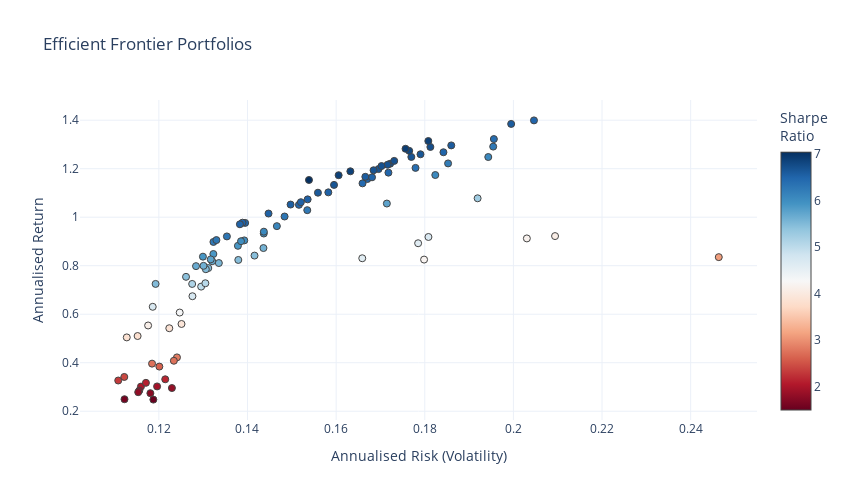

Write notebook code for a chart like this one.
### Code cell
#-- Create random portfolio weights and indexes
#- How many assests in the portfolio
n_assets = 4

mean_variance_pairs = []
weights_list=[]
tickers_list=[]

for i in tqdm(range(10000)):
    next_i = False
    while True:
        #- Choose assets randomly without replacement
        assets = np.random.choice(list(e_daily_returns.columns), n_assets, replace=False)
        #- Choose weights randomly ensuring they sum to one
        weights = np.random.rand(n_assets)
        weights = weights/sum(weights)

        #-- Loop over asset pairs and compute portfolio return and variance
        portfolio_E_Variance = 0
        portfolio_E_Return = 0
        for i in range(len(assets)):
            portfolio_E_Return += weights[i] * mus.loc[assets[i]]
            for j in range(len(assets)):
                portfolio_E_Variance += weights[i] * weights[j] * cov.loc[assets[i], assets[j]]

        #-- Skip over dominated portfolios
        for R,V in mean_variance_pairs:
            if (R > portfolio_E_Return) & (V < portfolio_E_Variance):
                next_i = True
                break
        if next_i:
            break

        #-- Add the mean/variance pairs to a list for plotting
        mean_variance_pairs.append([portfolio_E_Return, portfolio_E_Variance])
        weights_list.append(weights)
        tickers_list.append(assets)
        break

print (len(mean_variance_pairs))

import pandas as pd
import numpy as np
import plotly.graph_objects as go

# Convert the list from before into an array for easy plotting
mean_variance_pairs = np.array(mean_variance_pairs)

risk_free_rate = 0.07

# Create lists to store portfolio information
stocks_in_portfolios = []
weights_in_portfolios = []
portfolio_names = []  # List to store portfolio names

# Iterate through each portfolio
for i in range(len(tickers_list)):
    # Extract stocks and their weightage for the portfolio
    assets = tickers_list[i]
    weights = weights_list[i]
    
    # Append to the lists
    stocks_in_portfolios.append(", ".join([asset.split(":")[0] for asset in assets]))  # Extracting only the stock names
    weights_in_portfolios.append(", ".join([f"{weight:.2f}" for weight in weights]))  # Extracting only the weights
    portfolio_names.append(f'Portfolio {i+1}')  # Assigning portfolio names

# Create DataFrame from the collected portfolio data
portfolio_df = pd.DataFrame({'Portfolio Name': portfolio_names,
                             'Stocks': stocks_in_portfolios,
                             'Weights': weights_in_portfolios})

# Print portfolio information
print(portfolio_df)

# Create the figure
fig = go.Figure()
fig.add_trace(go.Scatter(x=mean_variance_pairs[:,1]**0.5, y=mean_variance_pairs[:,0], 
                      marker=dict(color=(mean_variance_pairs[:,0]-risk_free_rate)/(mean_variance_pairs[:,1]**0.5), 
                                  showscale=True, 
                                  size=7,
                                  line=dict(width=1),
                                  colorscale="RdBu",
                                  colorbar=dict(title="Sharpe<br>Ratio")
                                 ), 
                      mode='markers',
                      text=[f"{portfolio_names[i]}<br>{str(np.array(tickers_list[i]))}<br>{str(np.array(weights_list[i]).round(2))}" for i in range(len(tickers_list))]))  # Add portfolio names to text
fig.update_layout(template='plotly_white',
                  xaxis=dict(title='Annualised Risk (Volatility)'),
                  yaxis=dict(title='Annualised Return'),
                  title='Efficient Frontier Portfolios',
                  width=850,
                  height=500)
fig.update_xaxes(range=[0.18, 0.35])
fig.update_yaxes(range=[0.05,0.29])
fig.update_layout(coloraxis_colorbar=dict(title="Sharpe Ratio"))

# Show the figure
fig.show()

### Figure 1 — Plotly figure (JSON) as saved in the notebook; plotly's stock layout.template omitted (floating-point values rounded to 4 significant figures)
{"data": [{"marker": {"color": [5.549, 4.736, 3.107, 4.15, 2.837, 4.2, 4.069, 4.692, 4.609, 5.753, 1.497, 4.586, 5.465, 3.915, 5.59, 6.287, 5.252, 1.731, 6.217, 6.665, 1.835, 5.67, 6.248, 4.97, 5.451, 5.135, 6.248, 6.005, 6.092, 2.155, 6.51, 2.615, 1.997, 1.599, 6.535, 6.59, 6.524, 1.861, 6.53, 6.057, 2.74, 6.053, 6.5, 4.305, 5.991, 6.483, 5.883, 6.511, 1.943, 3.86, 6.583, 2.11, 6.655, 5.891, 6.062, 6.37, 5.492, 6.682, 5.999, 6.471, 5.491, 6.614, 6.56, 1.808, 6.503, 6.524, 2.754, 6.258, 6.286, 6.445, 6.495, 5.04, 6.714, 3.852, 6.68, 6.729, 5.479, 5.608, 6.534, 7.042, 6.644, 6.593, 5.74, 3.82, 6.514, 6.284, 5.424, 6.858, 6.881, 4.726, 6.671, 2.316, 5.672, 6.659, 6.819, 6.9, 4.113, 6.871, 6.402, 5.905, 2.418, 6.702], "colorbar": {"title": {"text": "Sharpe<br>Ratio"}}, "colorscale": [[0, "rgb(103,0,31)"], [0.1, "rgb(178,24,43)"], [0.2, "rgb(214,96,77)"], [0.3, "rgb(244,165,130)"], [0.4, "rgb(253,219,199)"], [0.5, "rgb(247,247,247)"], [0.6, "rgb(209,229,240)"], [0.7, "rgb(146,197,222)"], [0.8, "rgb(67,147,195)"], [0.9, "rgb(33,102,172)"], [1, "rgb(5,48,97)"]], "line": {"width": 1}, "showscale": true, "size": 7}, "mode": "markers", "text": ["Portfolio 1<br>['ICICIBANK.NS' 'HEROMOTOCO.NS' 'BAJAJ-AUTO.NS' 'DRREDDY.NS']<br>[0.25 0.3  0.21 0.24]", "Portfolio 2<br>['BAJFINANCE.NS' 'BAJAJ-AUTO.NS' 'INFY.NS' 'ICICIBANK.NS']<br>[0.23 0.32 0.05 0.4 ]", "Portfolio 3<br>['LICI.NS' 'GAIL.NS' 'BANKBARODA.NS' 'GRASIM.NS']<br>[0.05 0.68 0.27 0.  ]", "Portfolio 4<br>['MUTHOOTFIN.NS' 'GAIL.NS' 'ONGC.NS' 'COALINDIA.NS']<br>[0.24 0.29 0.28 0.19]", "Portfolio 5<br>['MUTHOOTFIN.NS' 'DRREDDY.NS' 'ICICIBANK.NS' 'BANKBARODA.NS']<br>[0.26 0.16 0.49 0.1 ]", "Portfolio 6<br>['DRREDDY.NS' 'BANKBARODA.NS' 'COALINDIA.NS' 'GAIL.NS']<br>[0.28 0.19 0.29 0.23]", "Portfolio 7<br>['COALINDIA.NS' 'LICI.NS' 'MUTHOOTFIN.NS' 'GAIL.NS']<br>[0.25 0.22 0.19 0.34]", "Portfolio 8<br>['ONGC.NS' 'COALINDIA.NS' 'DRREDDY.NS' 'HCLTECH.NS']<br>[0.2  0.43 0.1  0.27]", "Portfolio 9<br>['TATASTEEL.NS' 'BAJAJ-AUTO.NS' 'HEROMOTOCO.NS' 'BAJFINANCE.NS']<br>[0.47 0.13 0.36 0.04]", "Portfolio 10<br>['HEROMOTOCO.NS' 'BAJAJ-AUTO.NS' 'ITC.NS' 'LICI.NS']<br>[0.43 0.27 0.1  0.19]", "Portfolio 11<br>['ITC.NS' 'DRREDDY.NS' 'INFY.NS' 'ICICIBANK.NS']<br>[0.34 0.33 0.19 0.14]", "Portfolio 12<br>['DRREDDY.NS' 'HCLTECH.NS' 'HEROMOTOCO.NS' 'ONGC.NS']<br>[0.03 0.4  0.48 0.09]", "Portfolio 13<br>['HCLTECH.NS' 'ONGC.NS' 'BAJAJ-AUTO.NS' 'GRASIM.NS']<br>[0.31 0.24 0.22 0.23]", "Portfolio 14<br>['ICICIBANK.NS' 'TATASTEEL.NS' 'BAJAJ-AUTO.NS' 'ITC.NS']<br>[0.28 0.24 0.19 0.3 ]", "Portfolio 15<br>['HCLTECH.NS' 'ONGC.NS' 'BAJAJ-AUTO.NS' 'GRASIM.NS']<br>[0.09 0.14 0.32 0.45]", "Portfolio 16<br>['BAJAJ-AUTO.NS' 'GAIL.NS' 'ICICIBANK.NS' 'COALINDIA.NS']<br>[0.47 0.18 0.31 0.03]", "Portfolio 17<br>['BAJAJ-AUTO.NS' 'BANKBARODA.NS' 'TATASTEEL.NS' 'COALINDIA.NS']<br>[0.42 0.5  0.01 0.06]", "Portfolio 18<br>['ICICIBANK.NS' 'WIPRO.NS' 'EICHERMOT.NS' 'ITC.NS']<br>[0.36 0.2  0.11 0.33]", "Portfolio 19<br>['HEROMOTOCO.NS' 'HCLTECH.NS' 'VEDL.NS' 'BAJAJ-AUTO.NS']<br>[0.41 0.03 0.07 0.5 ]", "Portfolio 20<br>['BAJAJ-AUTO.NS' 'COALINDIA.NS' 'MUTHOOTFIN.NS' 'ITC.NS']<br>[0.46 0.23 0.2  0.11]", "Portfolio 21<br>['ONGC.NS' 'BAJFINANCE.NS' 'ITC.NS' 'ICICIBANK.NS']<br>[0.09 0.15 0.44 0.33]", "Portfolio 22<br>['BAJAJ-AUTO.NS' 'DRREDDY.NS' 'HCLTECH.NS' 'ONGC.NS']<br>[0.29 0.34 0.23 0.15]", "Portfolio 23<br>['LICI.NS' 'COALINDIA.NS' 'ONGC.NS' 'BAJAJ-AUTO.NS']<br>[0.02 0.53 0.14 0.31]", "Portfolio 24<br>['BAJAJ-AUTO.NS' 'INFY.NS' 'GRASIM.NS' 'ICICIBANK.NS']<br>[0.32 0.06 0.27 0.35]", "Portfolio 25<br>['LTIM.NS' 'BAJAJ-AUTO.NS' 'LICI.NS' 'ICICIBANK.NS']<br>[0.12 0.38 0.22 0.27]", "Portfolio 26<br>['DRREDDY.NS' 'GRASIM.NS' 'BAJAJ-AUTO.NS' 'HCLTECH.NS']<br>[0.25 0.29 0.26 0.21]", "Portfolio 27<br>['GAIL.NS' 'BAJAJ-AUTO.NS' 'HEROMOTOCO.NS' 'DRREDDY.NS']<br>[0.11 0.36 0.27 0.27]", "Portfolio 28<br>['GAIL.NS' 'BAJAJ-AUTO.NS' 'BAJFINANCE.NS' 'DRREDDY.NS']<br>[0.19 0.41 0.11 0.3 ]", "Portfolio 29<br>['BAJAJ-AUTO.NS' 'BANKBARODA.NS' 'DRREDDY.NS' 'ONGC.NS']<br>[0.32 0.16 0.21 0.31]", "Portfolio 30<br>['ICICIBANK.NS' 'DRREDDY.NS' 'TATASTEEL.NS' 'INFY.NS']<br>[0.32 0.24 0.2  0.24]", "Portfolio 31<br>['HEROMOTOCO.NS' 'LICI.NS' 'BAJFINANCE.NS' 'BAJAJ-AUTO.NS']<br>[0.15 0.11 0.18 0.56]", "Portfolio 32<br>['BAJFINANCE.NS' 'HCLTECH.NS' 'GRASIM.NS' 'ICICIBANK.NS']<br>[0.26 0.3  0.11 0.33]", "Portfolio 33<br>['DRREDDY.NS' 'ICICIBANK.NS' 'INFY.NS' 'MUTHOOTFIN.NS']<br>[0.22 0.42 0.24 0.11]", "Portfolio 34<br>['ICICIBANK.NS' 'ITC.NS' 'INFY.NS' 'DRREDDY.NS']<br>[0.38 0.38 0.05 0.19]", "Portfolio 35<br>['HEROMOTOCO.NS' 'GRASIM.NS' 'BAJAJ-AUTO.NS' 'COALINDIA.NS']<br>[0.23 0.28 0.29 0.19]", "Portfolio 36<br>['COALINDIA.NS' 'LICI.NS' 'BAJAJ-AUTO.NS' 'TATASTEEL.NS']<br>[0.06 0.04 0.8  0.1 ]", "Portfolio 37<br>['INFY.NS' 'BAJAJ-AUTO.NS' 'ONGC.NS' 'HEROMOTOCO.NS']<br>[0.15 0.46 0.22 0.17]", "Portfolio 38<br>['ICICIBANK.NS' 'ITC.NS' 'HEROMOTOCO.NS' 'DRREDDY.NS']<br>[0.63 0.17 0.01 0.2 ]", "Portfolio 39<br>['COALINDIA.NS' 'BAJAJ-AUTO.NS' 'GRASIM.NS' 'ICICIBANK.NS']<br>[0.28 0.34 0.21 0.17]", "Portfolio 40<br>['BAJAJ-AUTO.NS' 'DRREDDY.NS' 'ITC.NS' 'HCLTECH.NS']<br>[0.49 0.26 0.09 0.15]", "Portfolio 41<br>['TATASTEEL.NS' 'ITC.NS' 'HCLTECH.NS' 'ICICIBANK.NS']<br>[0.3  0.23 0.2  0.27]", "Portfolio 42<br>['TATASTEEL.NS' 'BAJAJ-AUTO.NS' 'ITC.NS' 'BANKBARODA.NS']<br>[0.28 0.62 0.02 0.08]", "Portfolio 43<br>['BAJAJ-AUTO.NS' 'ICICIBANK.NS' 'BAJFINANCE.NS' 'COALINDIA.NS']<br>[0.35 0.2  0.18 0.26]", "Portfolio 44<br>['BAJAJ-AUTO.NS' 'ICICIBANK.NS' 'WIPRO.NS' 'GRASIM.NS']<br>[0.21 0.28 0.24 0.27]", "Portfolio 45<br>['BAJAJ-AUTO.NS' 'EICHERMOT.NS' 'COALINDIA.NS' 'ICICIBANK.NS']<br>[0.27 0.03 0.29 0.41]", "Portfolio 46<br>['BAJAJ-AUTO.NS' 'WIPRO.NS' 'ONGC.NS' 'TATASTEEL.NS']<br>[0.57 0.04 0.21 0.18]", "Portfolio 47<br>['COALINDIA.NS' 'BAJAJ-AUTO.NS' 'ICICIBANK.NS' 'ITC.NS']<br>[0.24 0.3  0.15 0.31]", "Portfolio 48<br>['BAJAJ-AUTO.NS' 'MUTHOOTFIN.NS' 'LICI.NS' 'COALINDIA.NS']<br>[0.41 0.23 0.12 0.24]", "Portfolio 49<br>['INFY.NS' 'DRREDDY.NS' 'EICHERMOT.NS' 'ICICIBANK.NS']<br>[0.2  0.23 0.25 0.32]", "Portfolio 50<br>['ICICIBANK.NS' 'HEROMOTOCO.NS' 'MUTHOOTFIN.NS' 'DRREDDY.NS']<br>[0.34 0.25 0.1  0.32]", "Portfolio 51<br>['LICI.NS' 'HEROMOTOCO.NS' 'BAJAJ-AUTO.NS' 'ONGC.NS']<br>[0.1  0.24 0.36 0.31]", "Portfolio 52<br>['WIPRO.NS' 'ICICIBANK.NS' 'ITC.NS' 'DRREDDY.NS']<br>[0.14 0.36 0.1  0.4 ]", "Portfolio 53<br>['HEROMOTOCO.NS' 'TATASTEEL.NS' 'ONGC.NS' 'BAJAJ-AUTO.NS']<br>[0.26 0.06 0.26 0.42]", "Portfolio 54<br>['ICICIBANK.NS' 'GAIL.NS' 'BAJAJ-AUTO.NS' 'HEROMOTOCO.NS']<br>[0.38 0.15 0.3  0.17]", "Portfolio 55<br>['VEDL.NS' 'BAJAJ-AUTO.NS' 'HEROMOTOCO.NS' 'EICHERMOT.NS']<br>[0.03 0.45 0.51 0.01]", "Portfolio 56<br>['HEROMOTOCO.NS' 'BAJAJ-AUTO.NS' 'ONGC.NS' 'INFY.NS']<br>[0.36 0.51 0.03 0.1 ]", "Portfolio 57<br>['LICI.NS' 'WIPRO.NS' 'ICICIBANK.NS' 'BAJAJ-AUTO.NS']<br>[0.07 0.24 0.32 0.37]", "Portfolio 58<br>['DRREDDY.NS' 'BAJAJ-AUTO.NS' 'COALINDIA.NS' 'EICHERMOT.NS']<br>[0.21 0.67 0.1  0.02]", "Portfolio 59<br>['GRASIM.NS' 'COALINDIA.NS' 'BAJAJ-AUTO.NS' 'HCLTECH.NS']<br>[0.35 0.19 0.25 0.2 ]", "Portfolio 60<br>['BAJAJ-AUTO.NS' 'HEROMOTOCO.NS' 'COALINDIA.NS' 'DRREDDY.NS']<br>[0.24 0.2  0.29 0.27]", "Portfolio 61<br>['ONGC.NS' 'DRREDDY.NS' 'BAJAJ-AUTO.NS' 'ICICIBANK.NS']<br>[0.09 0.31 0.29 0.31]", "Portfolio 62<br>['ITC.NS' 'MUTHOOTFIN.NS' 'COALINDIA.NS' 'BAJAJ-AUTO.NS']<br>[0.16 0.14 0.3  0.4 ]", "Portfolio 63<br>['WIPRO.NS' 'BAJFINANCE.NS' 'COALINDIA.NS' 'BAJAJ-AUTO.NS']<br>[0.2  0.13 0.29 0.37]", "Portfolio 64<br>['GRASIM.NS' 'DRREDDY.NS' 'ITC.NS' 'ICICIBANK.NS']<br>[0.13 0.17 0.4  0.3 ]", "Portfolio 65<br>['BAJAJ-AUTO.NS' 'HEROMOTOCO.NS' 'MUTHOOTFIN.NS' 'GAIL.NS']<br>[0.51 0.37 0.05 0.07]", "Portfolio 66<br>['HCLTECH.NS' 'HEROMOTOCO.NS' 'COALINDIA.NS' 'BAJAJ-AUTO.NS']<br>[0.34 0.14 0.24 0.28]", "Portfolio 67<br>['HCLTECH.NS' 'ICICIBANK.NS' 'DRREDDY.NS' 'EICHERMOT.NS']<br>[0.26 0.23 0.38 0.13]", "Portfolio 68<br>['ICICIBANK.NS' 'HCLTECH.NS' 'BAJAJ-AUTO.NS' 'COALINDIA.NS']<br>[0.38 0.09 0.28 0.25]", "Portfolio 69<br>['ITC.NS' 'HCLTECH.NS' 'ONGC.NS' 'BAJAJ-AUTO.NS']<br>[0.2  0.25 0.13 0.42]", "Portfolio 70<br>['BAJAJ-AUTO.NS' 'WIPRO.NS' 'COALINDIA.NS' 'DRREDDY.NS']<br>[0.34 0.12 0.42 0.11]", "Portfolio 71<br>['BAJFINANCE.NS' 'GRASIM.NS' 'GAIL.NS' 'BAJAJ-AUTO.NS']<br>[0.01 0.03 0.1  0.85]", "Portfolio 72<br>['GRASIM.NS' 'ICICIBANK.NS' 'MUTHOOTFIN.NS' 'BAJAJ-AUTO.NS']<br>[0.18 0.43 0.07 0.32]", "Portfolio 73<br>['WIPRO.NS' 'ONGC.NS' 'BAJAJ-AUTO.NS' 'BAJFINANCE.NS']<br>[0.01 0.22 0.65 0.12]", "Portfolio 74<br>['BAJAJ-AUTO.NS' 'MUTHOOTFIN.NS' 'ICICIBANK.NS' 'DRREDDY.NS']<br>[0.13 0.12 0.5  0.25]", "Portfolio 75<br>['BAJAJ-AUTO.NS' 'WIPRO.NS' 'COALINDIA.NS' 'LICI.NS']<br>[0.51 0.08 0.18 0.23]", "Portfolio 76<br>['COALINDIA.NS' 'BAJAJ-AUTO.NS' 'LICI.NS' 'BANKBARODA.NS']<br>[0.4  0.43 0.07 0.1 ]", "Portfolio 77<br>['ICICIBANK.NS' 'BAJAJ-AUTO.NS' 'GRASIM.NS' 'COALINDIA.NS']<br>[0.3  0.24 0.31 0.16]", "Portfolio 78<br>['HEROMOTOCO.NS' 'BAJAJ-AUTO.NS' 'HCLTECH.NS' 'ICICIBANK.NS']<br>[0.04 0.37 0.12 0.46]", "Portfolio 79<br>['BAJAJ-AUTO.NS' 'COALINDIA.NS' 'ICICIBANK.NS' 'DRREDDY.NS']<br>[0.48 0.09 0.26 0.17]", "Portfolio 80<br>['ITC.NS' 'BAJAJ-AUTO.NS' 'COALINDIA.NS' 'HCLTECH.NS']<br>[0.09 0.47 0.25 0.18]", "Portfolio 81<br>['BAJAJ-AUTO.NS' 'COALINDIA.NS' 'ICICIBANK.NS' 'HEROMOTOCO.NS']<br>[0.29 0.32 0.02 0.37]", "Portfolio 82<br>['BAJAJ-AUTO.NS' 'COALINDIA.NS' 'LICI.NS' 'MUTHOOTFIN.NS']<br>[0.4  0.44 0.15 0.01]", "Portfolio 83<br>['HCLTECH.NS' 'ICICIBANK.NS' 'BAJAJ-AUTO.NS' 'EICHERMOT.NS']<br>[0.34 0.27 0.38 0.02]", "Portfolio 84<br>['ICICIBANK.NS' 'HCLTECH.NS' 'ITC.NS' 'HEROMOTOCO.NS']<br>[0.32 0.24 0.2  0.24]", "Portfolio 85<br>['COALINDIA.NS' 'BAJAJ-AUTO.NS' 'ICICIBANK.NS' 'DRREDDY.NS']<br>[0.11 0.47 0.31 0.11]", "Portfolio 86<br>['BAJAJ-AUTO.NS' 'WIPRO.NS' 'ICICIBANK.NS' 'COALINDIA.NS']<br>[0.36 0.09 0.37 0.18]", "Portfolio 87<br>['BAJFINANCE.NS' 'ICICIBANK.NS' 'BAJAJ-AUTO.NS' 'COALINDIA.NS']<br>[0.2  0.38 0.22 0.2 ]", "Portfolio 88<br>['ONGC.NS' 'COALINDIA.NS' 'BAJAJ-AUTO.NS' 'BAJFINANCE.NS']<br>[0.02 0.18 0.57 0.22]", "Portfolio 89<br>['BAJAJ-AUTO.NS' 'BANKBARODA.NS' 'GRASIM.NS' 'COALINDIA.NS']<br>[0.65 0.16 0.03 0.16]", "Portfolio 90<br>['BAJAJ-AUTO.NS' 'HCLTECH.NS' 'GRASIM.NS' 'ICICIBANK.NS']<br>[0.2  0.33 0.11 0.35]", "Portfolio 91<br>['MUTHOOTFIN.NS' 'GRASIM.NS' 'BAJAJ-AUTO.NS' 'COALINDIA.NS']<br>[0.22 0.08 0.55 0.15]", "Portfolio 92<br>['HCLTECH.NS' 'ICICIBANK.NS' 'ITC.NS' 'BAJFINANCE.NS']<br>[0.28 0.33 0.26 0.13]", "Portfolio 93<br>['ONGC.NS' 'DRREDDY.NS' 'BAJAJ-AUTO.NS' 'ITC.NS']<br>[0.19 0.3  0.32 0.2 ]", "Portfolio 94<br>['BAJAJ-AUTO.NS' 'TATASTEEL.NS' 'COALINDIA.NS' 'HCLTECH.NS']<br>[0.69 0.07 0.04 0.19]", "Portfolio 95<br>['GRASIM.NS' 'BAJAJ-AUTO.NS' 'ICICIBANK.NS' 'COALINDIA.NS']<br>[0.   0.45 0.11 0.44]", "Portfolio 96<br>['BAJAJ-AUTO.NS' 'COALINDIA.NS' 'HEROMOTOCO.NS' 'LICI.NS']<br>[0.35 0.32 0.27 0.06]", "Portfolio 97<br>['HCLTECH.NS' 'ICICIBANK.NS' 'GRASIM.NS' 'BAJAJ-AUTO.NS']<br>[0.17 0.45 0.22 0.16]", "Portfolio 98<br>['COALINDIA.NS' 'GRASIM.NS' 'BAJAJ-AUTO.NS' 'HEROMOTOCO.NS']<br>[0.12 0.24 0.49 0.15]", "Portfolio 99<br>['HEROMOTOCO.NS' 'BAJAJ-AUTO.NS' 'BANKBARODA.NS' 'MUTHOOTFIN.NS']<br>[0.03 0.75 0.2  0.01]", "Portfolio 100<br>['ONGC.NS' 'HCLTECH.NS' 'BAJAJ-AUTO.NS' 'ITC.NS']<br>[0.25 0.21 0.3  0.24]", "Portfolio 101<br>['ICICIBANK.NS' 'DRREDDY.NS' 'HCLTECH.NS' 'WIPRO.NS']<br>[0.5  0.34 0.11 0.05]", "Portfolio 102<br>['BAJAJ-AUTO.NS' 'ONGC.NS' 'LICI.NS' 'HEROMOTOCO.NS']<br>[0.42 0.18 0.1  0.3 ]"], "type": "scatter", "x": [0.1335, 0.1276, 0.2463, 0.203, 0.1241, 0.1798, 0.2094, 0.1808, 0.1785, 0.1715, 0.1188, 0.1659, 0.1379, 0.1251, 0.1436, 0.1484, 0.1919, 0.1181, 0.1853, 0.1595, 0.1229, 0.132, 0.1954, 0.1295, 0.1416, 0.1275, 0.1535, 0.1437, 0.1466, 0.1214, 0.1671, 0.1201, 0.116, 0.1122, 0.1536, 0.1995, 0.1582, 0.1156, 0.1447, 0.1437, 0.1234, 0.1824, 0.1395, 0.1247, 0.1393, 0.1718, 0.1323, 0.1681, 0.1196, 0.1224, 0.1666, 0.1171, 0.1696, 0.1378, 0.1943, 0.1779, 0.1311, 0.1722, 0.1385, 0.1516, 0.1193, 0.1559, 0.1497, 0.1153, 0.1842, 0.152, 0.1185, 0.1323, 0.1354, 0.166, 0.2046, 0.1305, 0.1731, 0.1128, 0.1716, 0.1813, 0.1306, 0.1301, 0.1389, 0.1539, 0.179, 0.186, 0.1317, 0.1152, 0.1383, 0.133, 0.1261, 0.1632, 0.1808, 0.1186, 0.1684, 0.1108, 0.1284, 0.177, 0.1765, 0.1757, 0.1176, 0.1606, 0.1956, 0.1299, 0.1122, 0.1702], "y": [0.811, 0.6742, 0.8353, 0.9126, 0.422, 0.8253, 0.9221, 0.9185, 0.8927, 1.056, 0.2478, 0.8307, 0.8238, 0.5598, 0.8728, 1.003, 1.078, 0.2744, 1.222, 1.133, 0.2956, 0.8187, 1.291, 0.7138, 0.8418, 0.7249, 1.029, 0.9327, 0.9632, 0.3317, 1.157, 0.3841, 0.3015, 0.2495, 1.074, 1.385, 1.102, 0.2851, 1.015, 0.9403, 0.4081, 1.174, 0.9766, 0.6069, 0.9044, 1.184, 0.8483, 1.165, 0.3023, 0.5422, 1.167, 0.3171, 1.198, 0.882, 1.248, 1.203, 0.7903, 1.221, 0.9011, 1.051, 0.7249, 1.101, 1.052, 0.2786, 1.268, 1.062, 0.3963, 0.898, 0.9208, 1.14, 1.399, 0.7277, 1.232, 0.5044, 1.216, 1.29, 0.7856, 0.7995, 0.9775, 1.154, 1.26, 1.296, 0.8261, 0.5101, 0.9709, 0.9057, 0.7541, 1.189, 1.314, 0.6305, 1.194, 0.3267, 0.7982, 1.248, 1.274, 1.282, 0.5535, 1.173, 1.322, 0.8373, 0.3413, 1.211]}], "layout": {"coloraxis": {"colorbar": {"title": {"text": "Sharpe Ratio"}}}, "height": 500, "title": {"text": "Efficient Frontier Portfolios"}, "width": 850, "xaxis": {"autorange": true, "range": [0.1022, 0.255], "title": {"text": "Annualised Risk (Volatility)"}, "type": "linear"}, "yaxis": {"autorange": true, "range": [0.1638, 1.483], "title": {"text": "Annualised Return"}, "type": "linear"}}}
